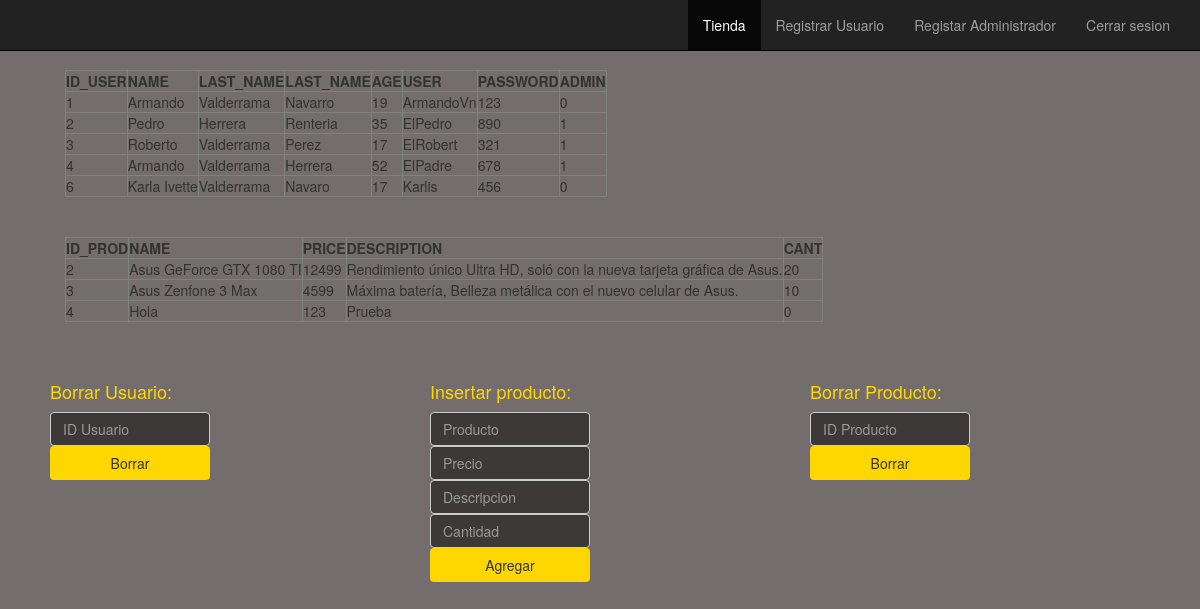
/admi.php, run on the app's committed database.
### tables this page shows
CREATE TABLE `users` (
  `id_user` int(11) NOT NULL,
  `name` varchar(30) NOT NULL,
  `ls_name` varchar(30) NOT NULL,
  `ls_name2` varchar(30) NOT NULL,
  `age` int(11) DEFAULT NULL,
  `user_Name` varchar(30) NOT NULL,
  `passw` varchar(30) NOT NULL,
  `admin` int(11) NOT NULL
);

CREATE TABLE `product` (
  `id_prod` int(11) NOT NULL,
  `name` varchar(50) NOT NULL,
  `price` varchar(7) NOT NULL,
  `description` varchar(150) NOT NULL,
  `cant` int(11) NOT NULL
);

### conection.php (the view, shortened to what this page needs)
<?php
class conection{
	private $conection;
	public function __construct(){
		$this->conection = new mysqli('localhost','root','','proyectoweb1');
	}
	public function showAdm(){
		$consult = "SELECT * from users";
		$result = mysqli_query($this->conection, $consult)
			or die ("Error al borrar usuario");
		echo '<table border="1">';
		echo '<tr>';
		echo '<th id="id">ID_USER</th>';
		echo '<th id="name">NAME</th>';
		echo '<th id="ls">LAST_NAME</th>';
		echo '<th id="ls2">LAST_NAME</th>';
		echo '<th id="age">AGE</th>';
		echo '<th id="user">USER</th>';
		echo '<th id="passw">PASSWORD</th>';
		echo '<th id="admi">ADMIN</th>';
		echo '</tr>';
		while ($atrib = mysqli_fetch_array($result)) {
			echo '<tr>';
			echo '<td>'.$atrib['id_user'].'</td>';
			echo '<td>'.$atrib['name'].'</td>';
			echo '<td>'.$atrib['ls_name'].'</td>';
			echo '<td>'.$atrib['ls_name2'].'</td>';
			echo '<td>'.$atrib['age'].'</td>';
			echo '<td>'.$atrib['user_Name'].'</td>';
			echo '<td>'.$atrib['passw'].'</td>';
			echo '<td>'.$atrib['admin'].'</td>';
			echo '</tr>';
		}
		echo '</table>';
	}
}
?>

### admi.php (shortened to what this page needs)
<!DOCTYPE html>
<html lang="en">
<head>
	<link rel="stylesheet" type="text/css" href="css/bootstrap.min.css">
	<link rel="stylesheet" type="text/css" href="css/estilos.css">
</head>
<body style="background-color: #736D6D;">
	<nav class="navbar navbar-inverse navbar-fixed-top" role="navigation">
	<div class="container">
		<div class="collapse navbar-collapse" id="bs-example-navbar-collapse-1">
			<ul class="nav navbar-nav navbar-right">
				<li class="active"><a href="tienda.php">Tienda</a></li>
				<li><a href="registro.php">Registrar Usuario</a></li>
				<li><a href="registroAdmi.php">Registar Administrador</a></li>
				<li><a href="cerrarSesion.php">Cerrar sesion</a></li>
			</ul>
		</div>
	</div>
	</nav><br>
	<div style="margin:50px;" class="container-fluid">
		<?php
			require('conection.php');
			$database = new conection;
			$database->showAdm();
		?>
		<br>
		<br>
		<?php
			require('conectionShop.php');
			$database = new conectionShop;
			$database->showArticles();
		?>
	</div>
	<div style="margin: 20px;" class="container row">
		<div class="col-xs-4 col-sm-2">
			<form class="form-signin" action="delete.php" method="POST">
				<h4 style="color: gold;">Borrar Usuario:</h4>
				<input type="text" name="borrar" class="form-control inputs" placeholder="ID Usuario">
				<button type="sumbit" name="delete"  class="btn btn-colors btn-block">Borrar</button>
			</form>
		</div>
		<div class="col-sm-2">
		</div>
		<div class="col-xs-4 col-sm-2">
			<form class="form-signin" action="addProd.php" method="POST">
				<h4 style="color: gold;">Insertar producto:</h4>
				<input type="text" name="prod" class="form-control inputs" placeholder="Producto" required>
				<input type="text" name="pric" class="form-control inputs" placeholder="Precio" required>
				<input type="text" name="des" class="form-control inputs" placeholder="Descripcion" required>
				<input type="text" name="can" class="form-control inputs" placeholder="Cantidad" required>
				<button type="sumbit" name="delete"  class="btn btn-colors btn-block">Agregar</button>
			</form>
		</div>
		<div class="col-sm-2">
		</div>
		<div class="col-xs-4 col-sm-2">
			<form class="form-signin" action="deleteProd.php" method="POST">
				<h4 style="color: gold;">Borrar Producto:</h4>
				<input type="text" name="borrar" class="form-control inputs" placeholder="ID Producto" required>
				<button type="sumbit" name="delete"  class="btn btn-colors btn-block">Borrar</button>
			</form>
		</div>
	</div>
</body>
</html>

### conectionShop.php (shortened to what this page needs)
<?php
class conectionShop{
	private $conection;
	public function __construct(){
		$this->conection = new mysqli('localhost','root','','proyectoweb1');
	}
	public function showArticles(){
		$consult = "SELECT * from product";
		$result = mysqli_query($this->conection, $consult)
			or die ("Error al borrar usuario");
		echo '<table border="1">';
		echo '<tr>';
		echo '<th id="id">ID_PROD</th>';
		echo '<th id="name">NAME</th>';
		echo '<th id="price">PRICE</th>';
		echo '<th id="des">DESCRIPTION</th>';
		echo '<th id="cant">CANT</th>';
		echo '</tr>';
		while ($atrib = mysqli_fetch_array($result)) {
			echo '<tr>';
			echo '<td>'.$atrib['id_prod'].'</td>';
			echo '<td>'.$atrib['name'].'</td>';
			echo '<td>'.$atrib['price'].'</td>';
			echo '<td>'.$atrib['description'].'</td>';
			echo '<td>'.$atrib['cant'].'</td>';
			echo '</tr>';
		}
		echo '</table>';
	}
}
?>

### css/estilos.css (style rules this page uses)
html, body { margin: 0; padding: 0; width: 100%; height: 100%; overflow: hidden; text-align: left; }
.inputs { background-color: #3E3939; }
.btn-colors { background-color: gold; }

### data on the page
users: id_user "1", name "Armando", ls_name "Valderrama", ls_name2 "Navarro", age "19", user_Name "ArmandoVn", passw "123", admin "0"
users: id_user "2", name "Pedro", ls_name "Herrera", ls_name2 "Renteria", age "35", user_Name "ElPedro", passw "890", admin "1"
users: id_user "3", name "Roberto", ls_name "Valderrama", ls_name2 "Perez", age "17", user_Name "ElRobert", passw "321", admin "1"
users: id_user "4", name "Armando", ls_name "Valderrama", ls_name2 "Herrera", age "52", user_Name "ElPadre", passw "678", admin "1"
users: id_user "6", name "Karla Ivette", ls_name "Valderrama", ls_name2 "Navaro", age "17", user_Name "Karlis", passw "456", admin "0"
product: id_prod "2", name "Asus GeForce GTX 1080 TI", price "12499", description "Rendimiento único Ultra HD, soló con la nueva tarjeta gráfica de Asus.", cant "20"
product: id_prod "3", name "Asus Zenfone 3 Max", price "4599", description "Máxima batería, Belleza metálica con el nuevo celular de Asus.", cant "10"
product: id_prod "4", name "Hola", price "123", description "Prueba", cant "0"
